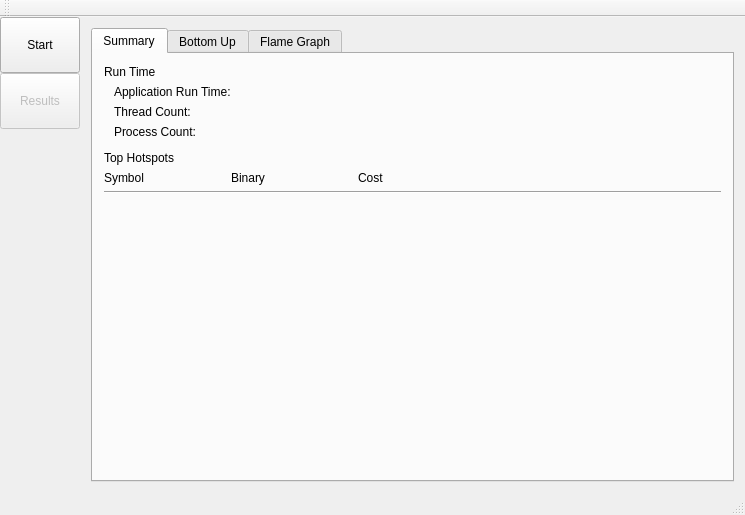
<?xml version="1.0" encoding="UTF-8"?>
<ui version="4.0">
 <class>MainWindow</class>
 <widget class="QMainWindow" name="MainWindow">
  <property name="geometry">
   <rect>
    <x>0</x>
    <y>0</y>
    <width>745</width>
    <height>515</height>
   </rect>
  </property>
  <property name="windowTitle">
   <string>MainWindow</string>
  </property>
  <widget class="QWidget" name="centralWidget">
   <layout class="QHBoxLayout" name="horizontalLayout" stretch="0,0">
    <property name="spacing">
     <number>0</number>
    </property>
    <property name="leftMargin">
     <number>0</number>
    </property>
    <property name="topMargin">
     <number>0</number>
    </property>
    <property name="rightMargin">
     <number>0</number>
    </property>
    <property name="bottomMargin">
     <number>0</number>
    </property>
    <item>
     <widget class="QWidget" name="menuBarBgWidget" native="true">
      <layout class="QVBoxLayout" name="verticalLayout_4">
       <property name="spacing">
        <number>0</number>
       </property>
       <property name="leftMargin">
        <number>0</number>
       </property>
       <property name="topMargin">
        <number>0</number>
       </property>
       <property name="rightMargin">
        <number>0</number>
       </property>
       <property name="bottomMargin">
        <number>0</number>
       </property>
       <item>
        <widget class="QToolButton" name="startButton">
         <property name="minimumSize">
          <size>
           <width>80</width>
           <height>56</height>
          </size>
         </property>
         <property name="maximumSize">
          <size>
           <width>80</width>
           <height>56</height>
          </size>
         </property>
         <property name="focusPolicy">
          <enum>Qt::StrongFocus</enum>
         </property>
         <property name="toolTip">
          <string>Start a new application performance analysis</string>
         </property>
         <property name="text">
          <string>Start</string>
         </property>
         <property name="icon">
          <iconset theme="system-run">
           <normaloff>.</normaloff>.</iconset>
         </property>
         <property name="iconSize">
          <size>
           <width>24</width>
           <height>24</height>
          </size>
         </property>
         <property name="toolButtonStyle">
          <enum>Qt::ToolButtonTextUnderIcon</enum>
         </property>
        </widget>
       </item>
       <item>
        <widget class="QToolButton" name="resultsButton">
         <property name="enabled">
          <bool>false</bool>
         </property>
         <property name="minimumSize">
          <size>
           <width>80</width>
           <height>56</height>
          </size>
         </property>
         <property name="maximumSize">
          <size>
           <width>80</width>
           <height>56</height>
          </size>
         </property>
         <property name="focusPolicy">
          <enum>Qt::StrongFocus</enum>
         </property>
         <property name="toolTip">
          <string>View performance analysis results</string>
         </property>
         <property name="text">
          <string>Results</string>
         </property>
         <property name="icon">
          <iconset>
           <normalon>:/images/results_icon.png</normalon>
          </iconset>
         </property>
         <property name="iconSize">
          <size>
           <width>24</width>
           <height>24</height>
          </size>
         </property>
         <property name="toolButtonStyle">
          <enum>Qt::ToolButtonTextUnderIcon</enum>
         </property>
        </widget>
       </item>
       <item>
        <spacer name="verticalSpacer">
         <property name="orientation">
          <enum>Qt::Vertical</enum>
         </property>
         <property name="sizeHint" stdset="0">
          <size>
           <width>20</width>
           <height>40</height>
          </size>
         </property>
        </spacer>
       </item>
      </layout>
     </widget>
    </item>
    <item>
     <widget class="QStackedWidget" name="mainPageStack">
      <property name="sizePolicy">
       <sizepolicy hsizetype="MinimumExpanding" vsizetype="Preferred">
        <horstretch>0</horstretch>
        <verstretch>0</verstretch>
       </sizepolicy>
      </property>
      <property name="frameShadow">
       <enum>QFrame::Plain</enum>
      </property>
      <property name="lineWidth">
       <number>0</number>
      </property>
      <property name="currentIndex">
       <number>1</number>
      </property>
      <widget class="QWidget" name="startPage">
       <property name="sizePolicy">
        <sizepolicy hsizetype="Preferred" vsizetype="Preferred">
         <horstretch>0</horstretch>
         <verstretch>0</verstretch>
        </sizepolicy>
       </property>
       <layout class="QGridLayout" name="gridLayout">
        <property name="sizeConstraint">
         <enum>QLayout::SetDefaultConstraint</enum>
        </property>
        <property name="leftMargin">
         <number>0</number>
        </property>
        <property name="topMargin">
         <number>10</number>
        </property>
        <property name="rightMargin">
         <number>0</number>
        </property>
        <property name="bottomMargin">
         <number>16</number>
        </property>
        <property name="verticalSpacing">
         <number>10</number>
        </property>
        <item row="4" column="1">
         <widget class="QProgressBar" name="openFileProgressBar">
          <property name="minimumSize">
           <size>
            <width>150</width>
            <height>0</height>
           </size>
          </property>
          <property name="maximumSize">
           <size>
            <width>150</width>
            <height>16777215</height>
           </size>
          </property>
          <property name="maximum">
           <number>0</number>
          </property>
          <property name="value">
           <number>-1</number>
          </property>
         </widget>
        </item>
        <item row="5" column="1">
         <widget class="QLabel" name="loadingResultsLabel">
          <property name="text">
           <string>Loading Results...</string>
          </property>
          <property name="alignment">
           <set>Qt::AlignCenter</set>
          </property>
         </widget>
        </item>
        <item row="2" column="1">
         <spacer name="verticalSpacer_3">
          <property name="orientation">
           <enum>Qt::Vertical</enum>
          </property>
          <property name="sizeType">
           <enum>QSizePolicy::Fixed</enum>
          </property>
          <property name="sizeHint" stdset="0">
           <size>
            <width>20</width>
            <height>40</height>
           </size>
          </property>
         </spacer>
        </item>
        <item row="3" column="2">
         <spacer name="horizontalSpacer">
          <property name="orientation">
           <enum>Qt::Horizontal</enum>
          </property>
          <property name="sizeHint" stdset="0">
           <size>
            <width>40</width>
            <height>20</height>
           </size>
          </property>
         </spacer>
        </item>
        <item row="1" column="0" colspan="3">
         <widget class="QLabel" name="welcomeText">
          <property name="sizePolicy">
           <sizepolicy hsizetype="Minimum" vsizetype="Preferred">
            <horstretch>0</horstretch>
            <verstretch>0</verstretch>
           </sizepolicy>
          </property>
          <property name="maximumSize">
           <size>
            <width>729</width>
            <height>16777215</height>
           </size>
          </property>
          <property name="text">
           <string>Welcome to Hotspot, the application performance profiler for Linux</string>
          </property>
          <property name="alignment">
           <set>Qt::AlignCenter</set>
          </property>
          <property name="margin">
           <number>0</number>
          </property>
         </widget>
        </item>
        <item row="6" column="1">
         <widget class="QLabel" name="loadingResultsErrorLabel">
          <property name="text">
           <string/>
          </property>
          <property name="alignment">
           <set>Qt::AlignCenter</set>
          </property>
         </widget>
        </item>
        <item row="7" column="1">
         <spacer name="verticalSpacer_2">
          <property name="orientation">
           <enum>Qt::Vertical</enum>
          </property>
          <property name="sizeHint" stdset="0">
           <size>
            <width>20</width>
            <height>40</height>
           </size>
          </property>
         </spacer>
        </item>
        <item row="3" column="1">
         <widget class="QPushButton" name="openFileButton">
          <property name="minimumSize">
           <size>
            <width>150</width>
            <height>30</height>
           </size>
          </property>
          <property name="maximumSize">
           <size>
            <width>150</width>
            <height>16777215</height>
           </size>
          </property>
          <property name="toolTip">
           <string>Open a perf.data file</string>
          </property>
          <property name="text">
           <string>Open File</string>
          </property>
          <property name="icon">
           <iconset theme="document-open">
            <normaloff>.</normaloff>.</iconset>
          </property>
          <property name="iconSize">
           <size>
            <width>20</width>
            <height>20</height>
           </size>
          </property>
          <property name="flat">
           <bool>false</bool>
          </property>
         </widget>
        </item>
        <item row="0" column="1">
         <widget class="QLabel" name="hotspotLogo">
          <property name="maximumSize">
           <size>
            <width>729</width>
            <height>16777215</height>
           </size>
          </property>
          <property name="text">
           <string/>
          </property>
          <property name="pixmap">
           <pixmap resource="resources.qrc">:/images/hotspot_logo.png</pixmap>
          </property>
          <property name="alignment">
           <set>Qt::AlignCenter</set>
          </property>
         </widget>
        </item>
        <item row="3" column="0">
         <spacer name="horizontalSpacer_2">
          <property name="orientation">
           <enum>Qt::Horizontal</enum>
          </property>
          <property name="sizeType">
           <enum>QSizePolicy::Maximum</enum>
          </property>
          <property name="sizeHint" stdset="0">
           <size>
            <width>220</width>
            <height>20</height>
           </size>
          </property>
         </spacer>
        </item>
       </layout>
      </widget>
      <widget class="QWidget" name="resultsPage">
       <layout class="QVBoxLayout" name="verticalLayout_5">
        <item>
         <widget class="QTabWidget" name="resultsTabWidget">
          <property name="currentIndex">
           <number>0</number>
          </property>
          <widget class="QWidget" name="summaryTab">
           <property name="toolTip">
            <string>Application hotspot summary</string>
           </property>
           <attribute name="title">
            <string>Summary</string>
           </attribute>
           <layout class="QVBoxLayout" name="verticalLayout_6">
            <item>
             <widget class="QLabel" name="runTimeText">
              <property name="text">
               <string>Run Time</string>
              </property>
             </widget>
            </item>
            <item>
             <layout class="QFormLayout" name="runTimeFormLayout">
              <property name="leftMargin">
               <number>10</number>
              </property>
              <property name="bottomMargin">
               <number>6</number>
              </property>
              <item row="0" column="0">
               <widget class="QLabel" name="appRunTimeLabel">
                <property name="text">
                 <string>Application Run Time:</string>
                </property>
               </widget>
              </item>
              <item row="0" column="1">
               <widget class="QLabel" name="appRunTimeValue">
                <property name="text">
                 <string/>
                </property>
               </widget>
              </item>
              <item row="1" column="0">
               <widget class="QLabel" name="threadCountLabel">
                <property name="text">
                 <string>Thread Count:</string>
                </property>
               </widget>
              </item>
              <item row="1" column="1">
               <widget class="QLabel" name="threadCountValue">
                <property name="text">
                 <string/>
                </property>
               </widget>
              </item>
              <item row="2" column="1">
               <widget class="QLabel" name="processCountValue">
                <property name="text">
                 <string/>
                </property>
               </widget>
              </item>
              <item row="2" column="0">
               <widget class="QLabel" name="processCountLabel">
                <property name="text">
                 <string>Process Count:</string>
                </property>
               </widget>
              </item>
             </layout>
            </item>
            <item>
             <widget class="QLabel" name="topHotspotsText">
              <property name="text">
               <string>Top Hotspots</string>
              </property>
             </widget>
            </item>
            <item>
             <layout class="QGridLayout" name="topHotspotsGridLayout" columnstretch="10,10,30">
              <property name="topMargin">
               <number>0</number>
              </property>
              <property name="rightMargin">
               <number>0</number>
              </property>
              <property name="spacing">
               <number>6</number>
              </property>
              <item row="0" column="0">
               <widget class="QLabel" name="symbolLabel">
                <property name="sizePolicy">
                 <sizepolicy hsizetype="Preferred" vsizetype="Preferred">
                  <horstretch>0</horstretch>
                  <verstretch>0</verstretch>
                 </sizepolicy>
                </property>
                <property name="text">
                 <string>Symbol</string>
                </property>
               </widget>
              </item>
              <item row="0" column="2">
               <widget class="QLabel" name="costLabel">
                <property name="text">
                 <string>Cost</string>
                </property>
               </widget>
              </item>
              <item row="1" column="0" colspan="3">
               <widget class="Line" name="line">
                <property name="minimumSize">
                 <size>
                  <width>0</width>
                  <height>1</height>
                 </size>
                </property>
                <property name="baseSize">
                 <size>
                  <width>0</width>
                  <height>0</height>
                 </size>
                </property>
                <property name="lineWidth">
                 <number>1</number>
                </property>
                <property name="orientation">
                 <enum>Qt::Horizontal</enum>
                </property>
               </widget>
              </item>
              <item row="0" column="1">
               <widget class="QLabel" name="binaryLabel">
                <property name="text">
                 <string>Binary</string>
                </property>
               </widget>
              </item>
             </layout>
            </item>
            <item>
             <spacer name="summaryVerticalSpacer">
              <property name="orientation">
               <enum>Qt::Vertical</enum>
              </property>
              <property name="sizeHint" stdset="0">
               <size>
                <width>20</width>
                <height>40</height>
               </size>
              </property>
             </spacer>
            </item>
           </layout>
          </widget>
          <widget class="QWidget" name="bottomUpTab">
           <property name="toolTip">
            <string>Analize hotspots from the bottom up</string>
           </property>
           <attribute name="title">
            <string>Bottom Up</string>
           </attribute>
           <layout class="QVBoxLayout" name="bottomUpVerticalLayout">
            <item>
             <widget class="QTreeView" name="bottomUpTreeView"/>
            </item>
           </layout>
          </widget>
          <widget class="QWidget" name="flameGraphTab">
           <property name="toolTip">
            <string>Visually analyze CPU hotspots with a flame graph</string>
           </property>
           <attribute name="title">
            <string>Flame Graph</string>
           </attribute>
           <layout class="QVBoxLayout" name="verticalLayout">
            <item>
             <widget class="FlameGraph" name="flameGraph" native="true"/>
            </item>
           </layout>
          </widget>
         </widget>
        </item>
       </layout>
      </widget>
     </widget>
    </item>
   </layout>
  </widget>
  <widget class="QMenuBar" name="menuBar">
   <property name="enabled">
    <bool>true</bool>
   </property>
   <property name="geometry">
    <rect>
     <x>0</x>
     <y>0</y>
     <width>745</width>
     <height>25</height>
    </rect>
   </property>
  </widget>
  <widget class="QToolBar" name="mainToolBar">
   <attribute name="toolBarArea">
    <enum>TopToolBarArea</enum>
   </attribute>
   <attribute name="toolBarBreak">
    <bool>false</bool>
   </attribute>
  </widget>
  <widget class="QStatusBar" name="statusBar"/>
 </widget>
 <layoutdefault spacing="6" margin="11"/>
 <customwidgets>
  <customwidget>
   <class>FlameGraph</class>
   <extends>QWidget</extends>
   <header>flamegraph.h</header>
   <container>1</container>
  </customwidget>
 </customwidgets>
 <resources>
  <include location="resources.qrc"/>
 </resources>
 <connections/>
</ui>
